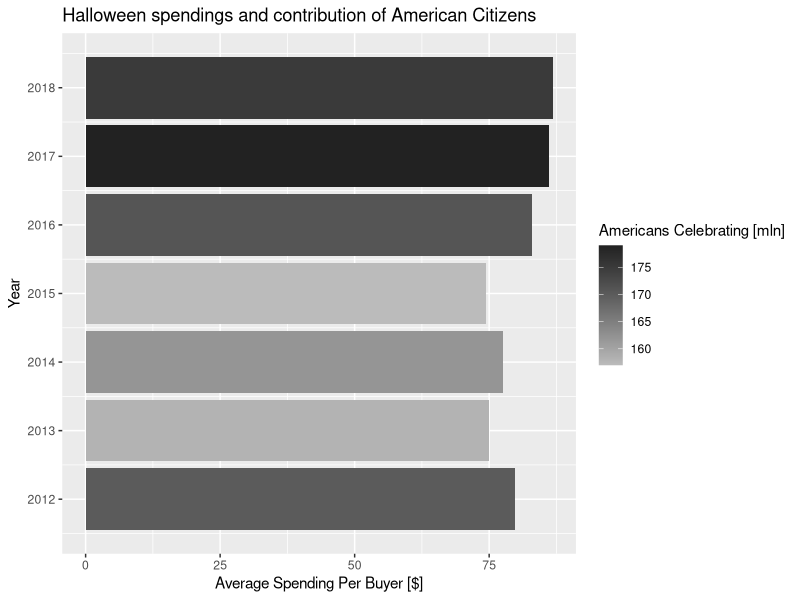
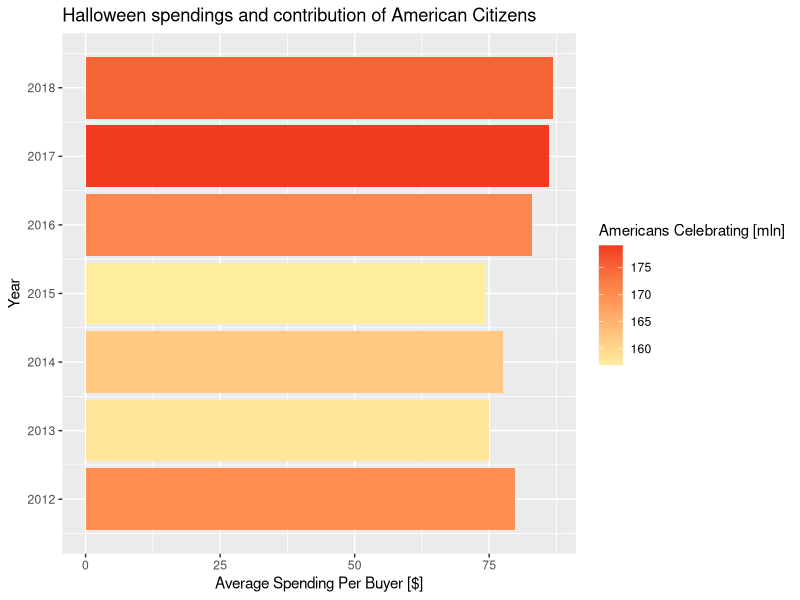

Generate these figures, in order, with R:
## ---- chunk 1
library(ggplot2)

dane <- read.csv2(file = "data.csv")
ggplot(data = dane) +
  geom_bar(stat = "identity", aes(x = dane$Year, y = dane$Average.Spending.Per.Buyer, fill = dane$Americans.Celebrating)) +
  labs(x = "Year", y = "Average Spending Per Buyer [$]", title = "Halloween spendings and contribution of American Citizens") +
  coord_flip() +
  scale_x_continuous(breaks = 2012:2018) + 
  scale_fill_gradient(name = "Americans Celebrating [mln]", low = "#BBBBBB", high = "#222222")
## ---- chunk 2

ggplot(data = dane) +
  geom_bar(stat = "identity", aes(x = dane$Year, y = dane$Average.Spending.Per.Buyer, fill = dane$Americans.Celebrating)) +
  labs(x = "Year", y = "Average Spending Per Buyer [$]", title = "Halloween spendings and contribution of American Citizens") +
  coord_flip() +
  scale_x_continuous(breaks = 2012:2018) + 
  scale_fill_gradient(name = "Americans Celebrating [mln]", low = "#ffeda0", high = "#f03b20")
